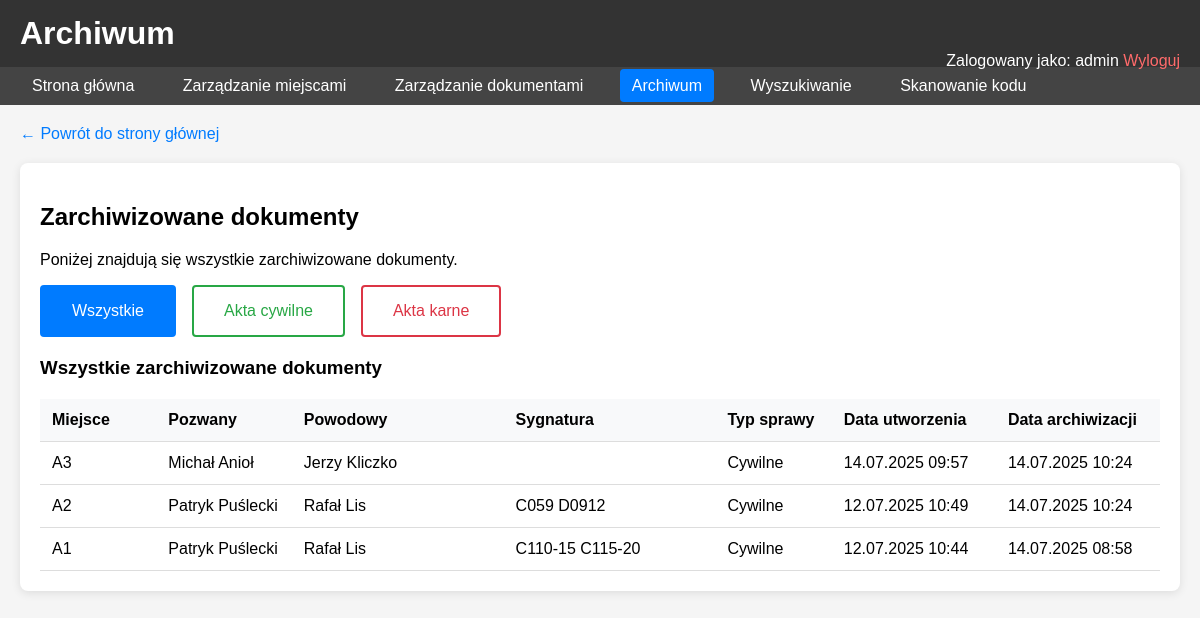
/admin_archive.php (signed in), run on the app's committed database.
### tables this page shows
CREATE TABLE `documents` (
  `id` int(11) NOT NULL,
  `location_id` int(11) DEFAULT NULL,
  `barcode` varchar(50) NOT NULL,
  `defendant_name` varchar(255) NOT NULL,
  `plaintiff_name` varchar(255) NOT NULL,
  `case_number` varchar(100) NOT NULL,
  `case_type` enum('civil','criminal') NOT NULL,
  `is_archived` tinyint(1) DEFAULT 0,
  `created_at` timestamp NOT NULL DEFAULT current_timestamp(),
  `archived_at` timestamp NULL DEFAULT NULL
);

CREATE TABLE `locations` (
  `id` int(11) NOT NULL,
  `location_code` varchar(10) NOT NULL,
  `shelf_type` enum('civil','criminal') NOT NULL,
  `created_at` timestamp NOT NULL DEFAULT current_timestamp()
);

### DocumentManager.php (called while the page is built, shortened)
<?php
class DocumentManager
{
    private $db;
    public function __construct()
    {
        $this->db = new Database();
    }
    public function getArchivedDocumentsByShelfType($shelfType)
    {
        $pdo = $this->db->getConnection();
        $stmt = $pdo->prepare("
            SELECT d.*, l.location_code
            FROM documents d
            JOIN locations l ON d.location_id = l.id
            WHERE l.shelf_type = ? AND d.is_archived = TRUE
            ORDER BY d.archived_at DESC
        ");
        $stmt->execute([$shelfType]);
        return $stmt->fetchAll();
    }
}

### admin_archive.php (the view, shortened to what this page needs)
<?php
require_once 'DocumentManager.php';
$manager = new DocumentManager();
$civilDocuments = $manager->getArchivedDocumentsByShelfType('civil');
$criminalDocuments = $manager->getArchivedDocumentsByShelfType('criminal');
usort($civilDocuments, function ($a, $b) {
    return strtotime($b['archived_at']) - strtotime($a['archived_at']);
});
usort($criminalDocuments, function ($a, $b) {
    return strtotime($b['archived_at']) - strtotime($a['archived_at']);
});
require_once 'includes/header.php';
?>
<div class="header">
    <h1>Archiwum</h1>
    <div class="user-info">
        Zalogowany jako: <?= htmlspecialchars($_SESSION['username']) ?>
        <a href="logout.php" class="logout">Wyloguj</a>
    </div>
</div>
<div class="nav">
    <a href="index.php">Strona główna</a>
    <a href="admin_locations.php">Zarządzanie miejscami</a>
    <a href="admin_documents.php">Zarządzanie dokumentami</a>
    <a href="admin_archive.php" class="active">Archiwum</a>
    <a href="search.php">Wyszukiwanie</a>
    <a href="barcode_scan.php">Skanowanie kodu</a>
</div>
<div class="container">
    <div class="back-link">
        <a href="index.php">← Powrót do strony głównej</a>
    </div>
    <div class="card">
        <h2>Zarchiwizowane dokumenty</h2>
        <p>Poniżej znajdują się wszystkie zarchiwizowane dokumenty.</p>
        <div class="tabs">
            <button class="tab all active" onclick="showTab('all')">Wszystkie</button>
            <button class="tab civil" onclick="showTab('civil')">Akta cywilne</button>
            <button class="tab criminal" onclick="showTab('criminal')">Akta karne</button>
        </div>
        <div id="all" class="tab-content active">
            <h3>Wszystkie zarchiwizowane dokumenty</h3>
            <?php
            $allDocuments = array_merge($civilDocuments, $criminalDocuments);
            usort($allDocuments, function ($a, $b) {
                return strtotime($b['archived_at']) - strtotime($a['archived_at']);
            });
            if (empty($allDocuments)):
            ?>
                <div class="empty-message">
                    <h4>Brak zarchiwizowanych dokumentów</h4>
                    <p>Nie ma żadnych zarchiwizowanych dokumentów.</p>
                </div>
            <?php else: ?>
                <table>
                    <thead>
                        <tr>
                            <th>Miejsce</th>
                            <th>Pozwany</th>
                            <th>Powodowy</th>
                            <th>Sygnatura</th>
                            <th style="width:10%">Typ sprawy</th>
                            <th>Data utworzenia</th>
                            <th style="width:15%">Data archiwizacji</th>
                        </tr>
                    </thead>
                    <tbody>
                        <?php foreach ($allDocuments as $doc): ?>
                            <tr>
                                <td><?= htmlspecialchars($doc['location_code']) ?></td>
                                <td><?= htmlspecialchars($doc['defendant_name']) ?></td>
                                <td><?= htmlspecialchars($doc['plaintiff_name']) ?></td>
                                <td><?= htmlspecialchars($doc['case_number']) ?></td>
                                <td style="width:10%">
                                    <span class="case-type <?= $doc['case_type'] ?>">
                                        <?= $doc['case_type'] == 'civil' ? 'Cywilne' : 'Karne' ?>
                                    </span>
                                </td>
                                <td><?= date('d.m.Y H:i', strtotime($doc['created_at'])) ?></td>
                                <td style="width:15%"><?= date('d.m.Y H:i', strtotime($doc['archived_at'])) ?></td>
                            </tr>
                        <?php endforeach; ?>
                    </tbody>
                </table>
            <?php endif; ?>
        </div>
    </div>
</div>
<?php require_once 'includes/footer.php'; ?>

### includes/header.php (shortened to what this page needs)
<?php
require_once __DIR__ . '/../DocumentManager.php';
?>
<!DOCTYPE html>
<html lang="pl">
<head>
    <link rel="stylesheet" href="assets/css/style.css">
</head>
<body>

### includes/footer.php (shortened to what this page needs)
</body>
</html>

### assets/css/style.css (style rules this page uses)
body { font-family: Arial, sans-serif; margin: 0; padding: 0; background-color: #f5f5f5; }
.header { background-color: #333; color: white; padding: 15px 20px; }
.header h1 { margin: 0; }
.nav { background-color: #444; padding: 10px 20px; }
.nav a { color: white; text-decoration: none; margin-right: 20px; padding: 8px 12px; border-radius: 4px; }
.nav a.active { background-color: #007bff; }
.container { max-width: 1440px; margin: 20px auto; padding: 0 20px; }
.user-info { float: right; }
.logout { color: #ff6b6b; text-decoration: none; }
.card { background: white; padding: 20px; border-radius: 8px; box-shadow: 0 2px 10px rgba(0, 0, 0, 0.1); margin-bottom: 20px; }
button { padding: 10px 20px; background-color: #007bff; color: white; border: none; border-radius: 4px; cursor: pointer; }
table { width: 100%; border-collapse: collapse; margin-top: 20px; table-layout: fixed; }
th, td { padding: 12px; text-align: left; border-bottom: 1px solid #ddd; overflow: hidden; text-overflow: ellipsis; white-space: nowrap; }
td { max-width: 0; word-wrap: break-word; white-space: normal; }
th { background-color: #f8f9fa; font-weight: bold; }
.back-link { margin-bottom: 20px; }
.back-link a { color: #007bff; text-decoration: none; }
.tabs { display: flex; margin-bottom: 20px; gap: 16px; }
.tab { padding: 15px 30px; border: 2px solid transparent; background: #fff; cursor: pointer; font-size: 16px; color: #222; transition: background 0.2s, color 0.2s, border 0.2s; }
.tab.active { background-color: #007bff; color: white; }
.tab.civil { border-color: #28a745; color: #28a745; }
.tab.criminal { border-color: #dc3545; color: #dc3545; }
.tab.all { border-color: #007bff; color: #007bff; }
.tab.all.active, .tab.all:hover { background: #007bff; color: #fff; border-color: #007bff; }
.tab-content { display: none; }
.tab-content.active { display: block; }
table th:nth-child(1), table td:nth-child(1) { width: 10%; }
table th:nth-child(2), table td:nth-child(2) { width: 12%; }
table th:nth-child(3), table td:nth-child(3), table th:nth-child(4), table td:nth-child(4) { width: 20%; }
table th:nth-child(5), table td:nth-child(5) { width: 15%; }
table th:nth-child(6), table td:nth-child(6) { width: 15%; }
table th:last-child, table td:last-child { width: 8%; }

### data on the page
documents: location.location_code "A3", defendant_name "Michał Anioł", plaintiff_name "Jerzy Kliczko", case_type "Cywilne", created_at "14.07.2025 09:57", archived_at "14.07.2025 10:24"
documents: location.location_code "A2", defendant_name "Patryk Puślecki", plaintiff_name "Rafał Lis", case_number "C059 D0912", case_type "Cywilne", created_at "12.07.2025 10:49", archived_at "14.07.2025 10:24"
documents: location.location_code "A1", defendant_name "Patryk Puślecki", plaintiff_name "Rafał Lis", case_number "C110-15 C115-20", case_type "Cywilne", created_at "12.07.2025 10:44", archived_at "14.07.2025 08:58"

### other printed values
$_SESSION['username'] "admin"
